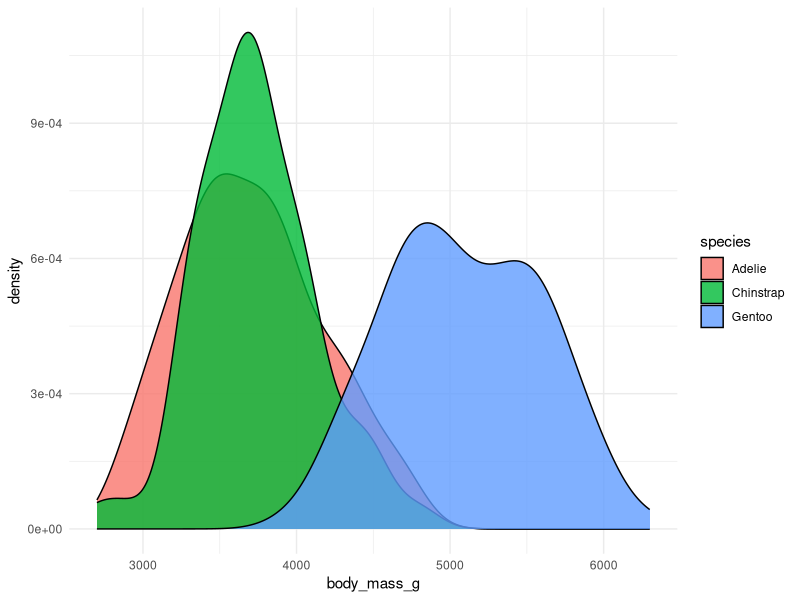
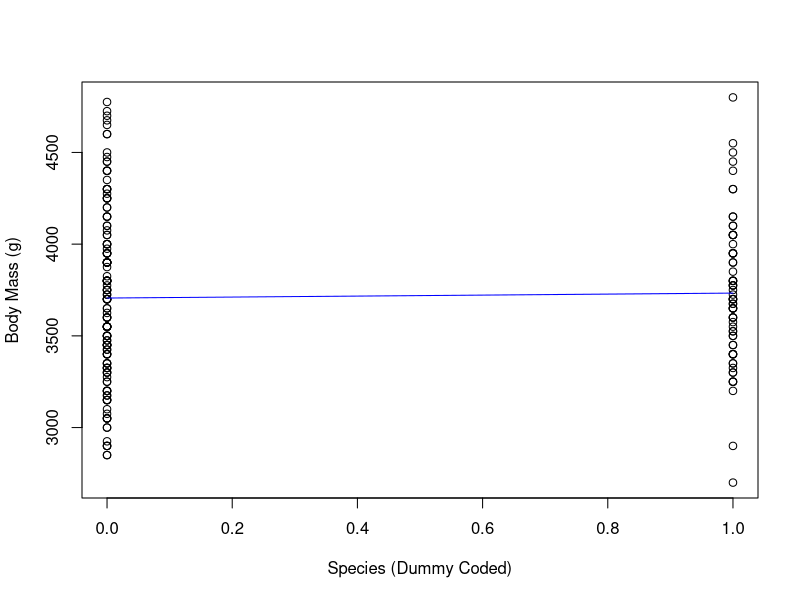
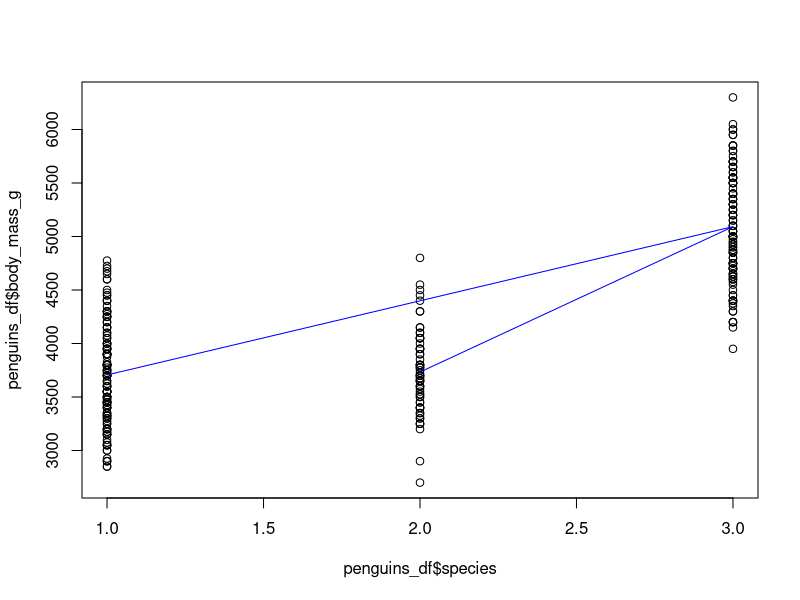
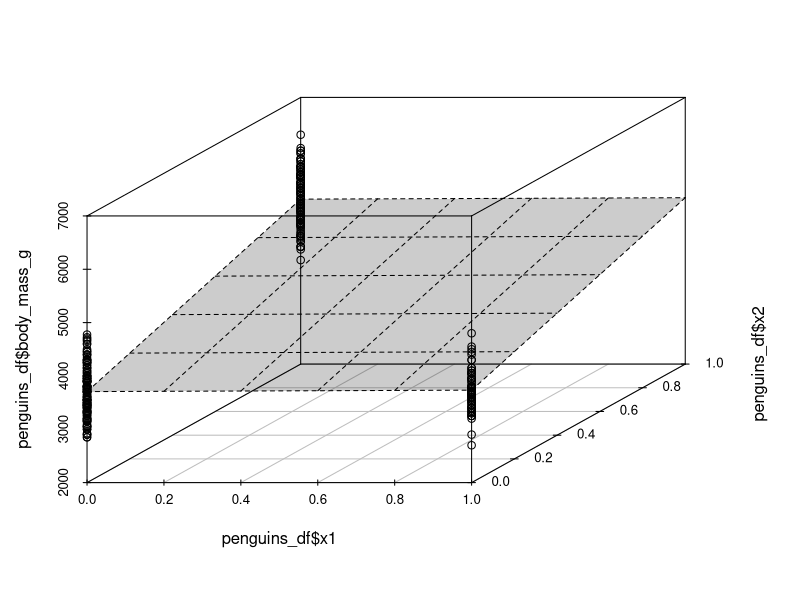

Generate these figures, in order, with R:
## ---- chunk 1
knitr::opts_knit$set(base.dir = "C:/Users/Laagi/Documents/GitHub/lyoganathan.github.io", base.url = "/")
knitr::opts_chunk$set(
  fig.path = "assets/images/regression_hypothesis_testing/",
  echo = TRUE,
  message = FALSE,
  warning = FALSE,
  dev.args=list(bg = "transparent")
)
## ---- chunk 2
library(palmerpenguins)
library(ggplot2)
library(scatterplot3d)
library(knitr)

kable(head(penguins,10))
## ---- chunk 3
# Remove NAs
penguins_df = na.omit(penguins)

# Histogram, position='identity' makes sure its not stacked
#ggplot(penguins_df, aes(x=body_mass_g, fill=species, color=species)) + geom_histogram(alpha=0.4, position='identity')

# Density plot:
ggplot(penguins_df, aes(x=body_mass_g, fill=species)) + geom_density(alpha=0.8) + theme_minimal()
## ---- chunk 4
# Mean body mass for each species
aggregate(body_mass_g ~ species, penguins_df, mean)

# Number of data points for each species
aggregate(body_mass_g ~ species, penguins_df, length)
## ---- chunk 5
# Here we keep rows that contain Adelie or Chinstrap and only keep species and body_mass_g column
test_df = penguins_df[penguins_df$species %in% c('Adelie','Chinstrap'), c("species","body_mass_g")]

# Create factors again to remove unused factor level:
test_df$species = factor(test_df$species)

# Difference between means:
diff(by(test_df$body_mass_g, test_df$species, mean))
## ---- chunk 6
two_lvl_model = lm(body_mass_g ~ species, data = test_df)
summary(two_lvl_model)
## ---- chunk 7
# Manually create dummy variables:
test_df$x = ifelse(test_df$species == 'Chinstrap',1,0)
## ---- chunk 8
two_lvl_dummy = lm(body_mass_g ~ x, data = test_df)
summary(two_lvl_dummy)
## ---- chunk 9
plot.default(x=test_df$x, y=test_df$body_mass_g,xlab = "Species (Dummy Coded)", ylab = "Body Mass (g)")
lines(test_df$x, predict(two_lvl_model),col='blue')
## ---- chunk 10
# If you set var.equal = T it will give the same t-value & p-value as the regression
t.test(test_df$body_mass_g ~ test_df$species, var.equal = T)
## ---- chunk 11
# Variacne estimator of coefficients from linear model that meets assumptions:
# In this case Xs are just 0 or 1, Y is the body mass for respective species

var1 = var(test_df$body_mass_g[test_df$species == "Chinstrap"])
var2 = var(test_df$body_mass_g[test_df$species == "Adelie"])

n1 = length(test_df$body_mass_g[test_df$species == "Chinstrap"])
n2 = length(test_df$body_mass_g[test_df$species == "Adelie"])

# Pooled variance: 
var_pool = ( (n1-1)*var1 + (n2-1) * var2) / (n1+n2-2)

# Pooled standard error:
se_pool = sqrt( var_pool * (1/n1 + 1/n2) )
## ---- chunk 12
# SE of the slope is the same as SE pooled
sqrt(sum((two_lvl_model$residuals - mean(two_lvl_model$residuals))^2) / (length( two_lvl_model$residuals) - 2)) / sqrt(sum( (test_df$x - mean(test_df$x) )^2 ))
## ---- chunk 13
three_lvl_model = lm(body_mass_g ~ species, data = penguins_df)
summary(three_lvl_model)
## ---- chunk 14
three_lvl_aov = aov(body_mass_g ~ species, data = penguins_df)
summary(three_lvl_aov)
## ---- chunk 15
TukeyHSD(three_lvl_aov)
## ---- chunk 16
plot.default(x=penguins_df$species,y=penguins_df$body_mass_g)
lines(penguins_df$species, predict(three_lvl_model),col='blue')
## ---- chunk 17
# Manually create dummy variables:
penguins_df$x1 = ifelse(penguins_df$species == 'Chinstrap',1,0)
penguins_df$x2 = ifelse(penguins_df$species == 'Gentoo',1,0)

penguins_df
## ---- chunk 18
# Double check that this is the same as the model we did before with UDF_text_07
three_lvl_dummy = lm(body_mass_g ~ x1+x2, data = penguins_df)
summary(three_lvl_dummy)
## ---- chunk 19
s3d = scatterplot3d(z=penguins_df$body_mass_g, x=penguins_df$x1, y=penguins_df$x2)
s3d$plane3d(three_lvl_dummy,draw_polygon = TRUE)
